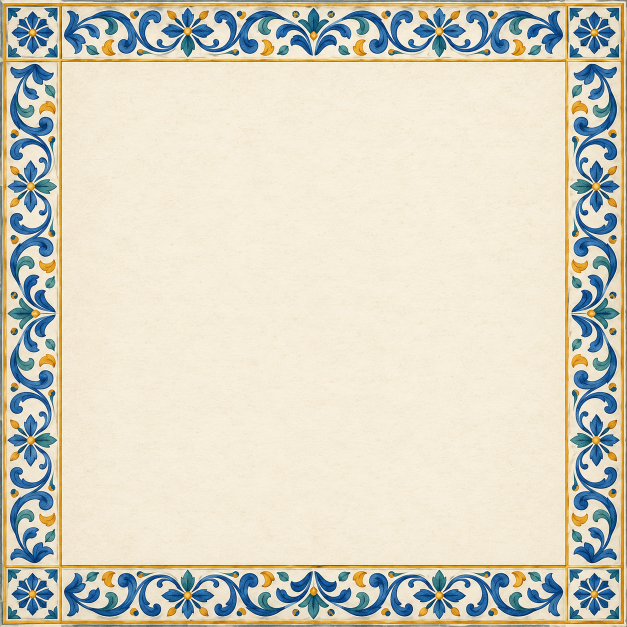
#> input picture assets/source/azul/board.png, 1254 x 1254 px, given in place of camel-cover.png, which was not available (shown at 1/2 size)
$ python prepare-presentation-art.py
#> lines starting #> are read from the running program, lines starting #| are printed output that depends on the picture
"""Deterministic layout/encoding of the shipped original generated PNGs.
Requires Pillow only when rebuilding artwork, never at application runtime.
"""
from pathlib import Path
import json
from PIL import Image

root = Path(__file__).resolve().parents[1]
source = root / 'assets/source/presentation'
art = root / 'public/art'
assets = {
    'camel-cover': ('covers/camel-up.webp', (640, 960)),
    'dracula-cover': ('covers/dracula.webp', (640, 960)),
    'roles': ('dracula/roles.webp', (1280, 960)),
    'city': ('dracula/city.webp', (1536, 1024)),
    'card-back': ('dracula/card-back.webp', (400, 600)),
    'markers': ('dracula/markers.webp', (900, 900)),
    'card-portraits': ('dracula/card-portraits.webp', (1020, 680)),
}
manifest = {'tool': 'built-in image_gen', 'generated': '2026-10-14', 'assets': []}
for name, (output, bounds) in assets.items():
    im = Image.open(source / f'{name}.png')
#> im is the input picture: PIL image 1254x1254 RGB; mean R, G, B 215.7, 211.5, 195.1
    original_size = im.size
#> original_size = (1254, 1254)
    if name == 'markers':
        edge = max(im.size)
        padded = Image.new('RGBA', (edge, edge), (0, 0, 0, 0))
        padded.paste(im, ((edge-im.width)//2, (edge-im.height)//2))
        im = padded
    elif name == 'card-portraits':
        sheet = Image.new('RGB', bounds)
        for i in range(8):
            x = round((i % 4)*im.width/4)+8
            y = round((i // 4)*im.height/2)+90
            tile = im.crop((x, y, x+255, y+340))
            sheet.paste(tile, ((i % 4)*255, (i // 4)*340))
        im = sheet
    im.thumbnail(bounds)
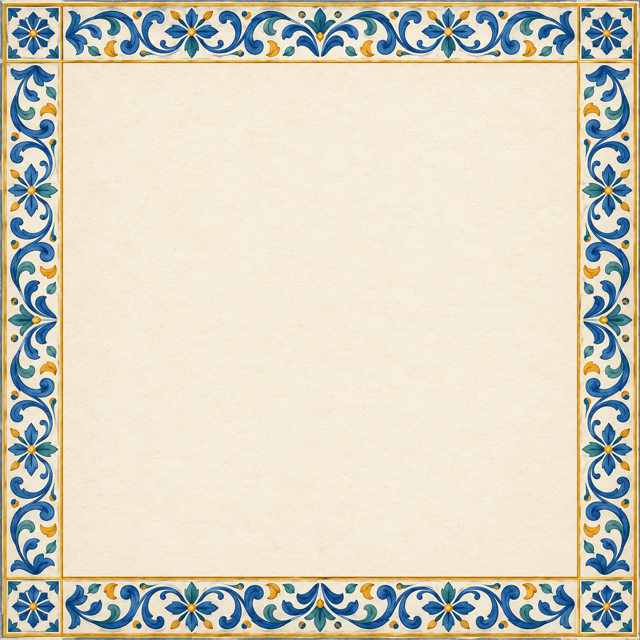
#> im: PIL image 640x640 RGB; mean R, G, B 215.7, 211.5, 195.1
    dest = art / output
    dest.parent.mkdir(parents=True, exist_ok=True)
    im.save(dest, 'WEBP', quality=90 if name in ('markers', 'card-portraits') else 87, method=6)
    manifest['assets'].append({'id': name, 'source': f'assets/source/presentation/{name}.png', 'url': f'/art/{output}', 'sourceSize': original_size, 'size': im.size, 'alpha': im.mode == 'RGBA', 'bytes': dest.stat().st_size})
#> pass 2 of the loop `for name, (output, bounds) in assets.items():`:
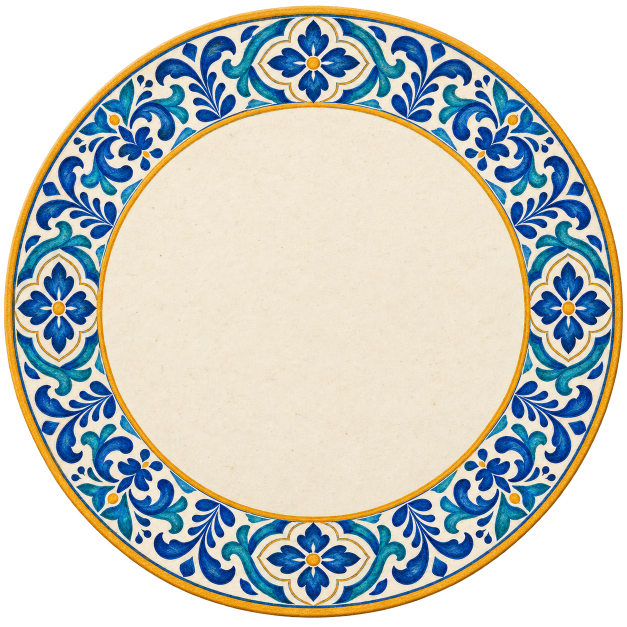
#> input picture assets/source/azul/factory.png, 1254 x 1254 px, given in place of dracula-cover.png, which was not available (shown at 1/2 size)
#> im is the input picture: PIL image 1254x1254 RGBA; mean R, G, B, A 138.3, 141.3, 134.3, 191.4
#> `im.thumbnail(bounds)`:
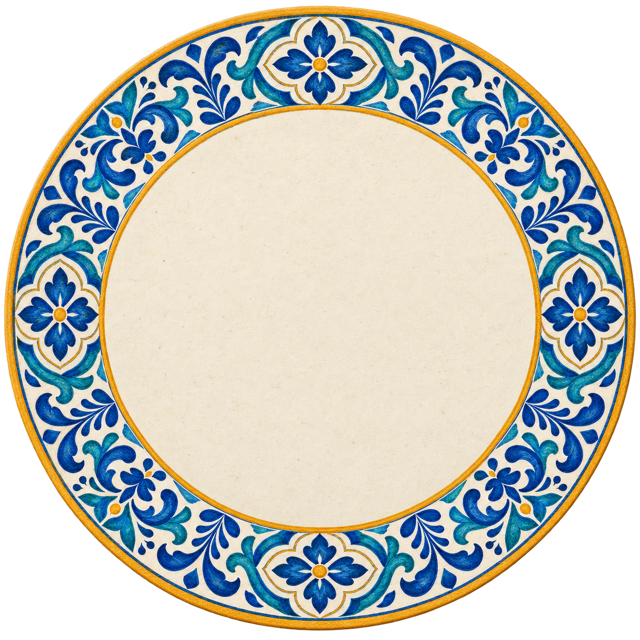
#> im: PIL image 640x640 RGBA; mean R, G, B, A 137.2, 140.2, 133.8, 191.4; transparent parts drawn white
#> pass 3 of the loop `for name, (output, bounds) in assets.items():`:
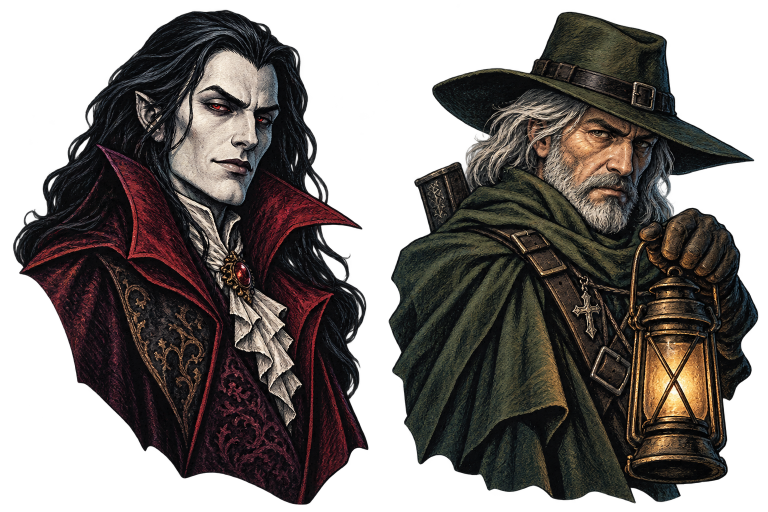
#> input picture assets/source/presentation/roles.png, 1536 x 1024 px (shown at 1/2 size)
#> im is the input picture: PIL image 1536x1024 RGBA; mean R, G, B, A 37.7, 32.4, 29.7, 157.2
#> `im.thumbnail(bounds)`:
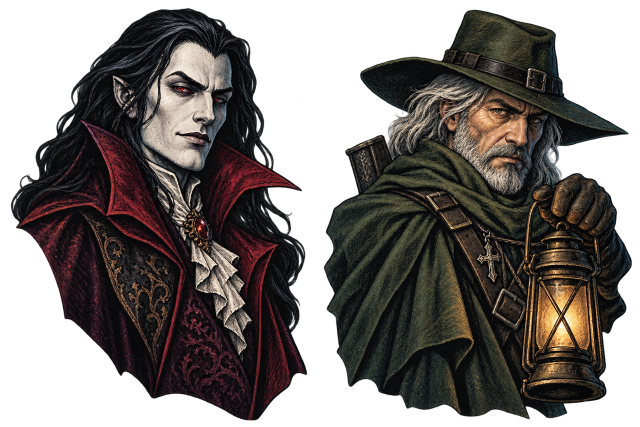
#> im: PIL image 1280x853 RGBA (shown at 1/2 size); mean R, G, B, A 32.7, 27.6, 24.8, 157.2; transparent parts drawn white
#> (the run stopped early here; a loop or call above may not have finished)
